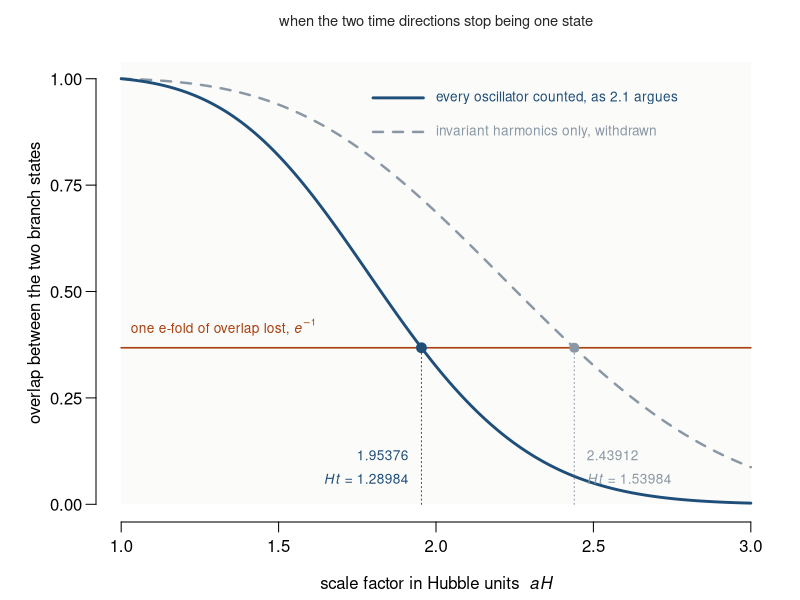
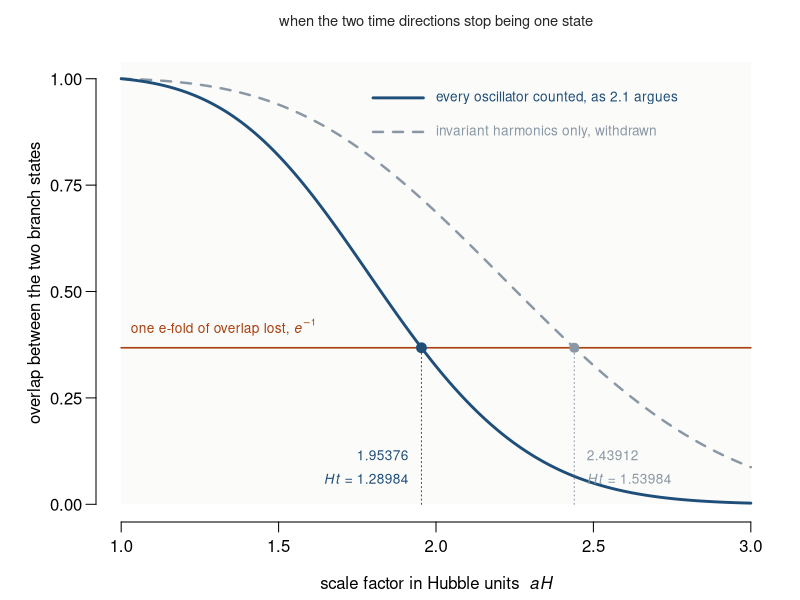

These charts were generated, in order, by the following R code:
#!/usr/bin/env Rscript
# fig_overlap_threshold.R -- Section 2: when the two time directions stop being one state.
#
# The cosmology paper's 4.1 gives the overlap of the two branch states on closed de Sitter as
#     log |<E-|E+>| = -(N_f/4) sum_{n>=2} d_n log[1 + A^4(A^2-1) / (n^2 (n^2-1)^2)],   A = aH,
# and the whole question is which d_n. Counting every oscillator, d_n = n^2. Counting only the
# P_perp-invariant harmonics, d_n is the sum of (2l+1) over EVEN l, because P_perp acts as
# (-1)^l and so SPLITS each level rather than signing it.
#
# Section 2.1 settles it: the branch states are Gaussian in each mode coordinate, and a Gaussian
# in q^2 cannot tell +q from -q, so the projector acts as the identity on every mode whatever
# the parity of its harmonic. Restricting the physical states removes no oscillator, and the
# ungauged count is the one that applies. An earlier draft used the gauged one and put the
# threshold 19 per cent later, and that delay is withdrawn.
# Arithmetic: separate_ways/tangents/info/wdw_weights.R

dn_ungauged <- function(n) n^2
dn_gauged   <- function(n) { l <- 0:(n-1); sum((2*l+1)[l %% 2 == 0]) }
# d_n does not depend on A, so build both vectors once. Recomputing them inside the sum made
# this script take minutes instead of a second.
NMAX <- 4000
NN   <- 2:NMAX
DEN  <- NN^2 * (NN^2 - 1)^2
D_UN <- sapply(NN, dn_ungauged)
D_GA <- sapply(NN, dn_gauged)
logov <- function(A, d, Nf = 1) -(Nf/4) * sum(d * log(1 + A^4*(A^2-1)/DEN))
Aun <- uniroot(function(A) logov(A, D_UN) + 1, c(1.2, 3.5), tol = 1e-12)$root
Aga <- uniroot(function(A) logov(A, D_GA)   + 1, c(1.2, 4.5), tol = 1e-12)$root
cat("=== the decoherence threshold, both counts ===\n\n")
cat(sprintf("  ungauged (every oscillator):   aH = %.5f,  Ht = acosh(aH) = %.5f\n", Aun, acosh(Aun)))
cat(sprintf("  gauged   (invariant harmonics): aH = %.5f,  Ht = acosh(aH) = %.5f\n", Aga, acosh(Aga)))
cat(sprintf("  the gauged reading is %.1f per cent later in aH and %.1f per cent later in Ht,\n",
            100*(Aga/Aun - 1), 100*(acosh(Aga)/acosh(Aun) - 1)))
cat("  and it is the one withdrawn. The paper quotes the Ht figure, which is the proper time.\n")
stopifnot(abs(Aun - 1.95376) < 5e-6, abs(Aga - 2.43912) < 5e-6,
          abs(acosh(Aun) - 1.28984) < 1e-4, abs(acosh(Aga) - 1.53984) < 1e-4)
cat("\n  at n = 2 the four harmonics split one invariant and three not:")
cat(sprintf(" %d against %d\n", dn_gauged(2), dn_ungauged(2)))
stopifnot(dn_gauged(2) == 1, dn_ungauged(2) == 4)

ink <- "grey15"; c1 <- "#1f4e79"; c2 <- "#8a97a4"; mark <- "#a8400f"
draw <- function() {
  par(mar = c(3.9, 4.8, 2.2, 1.2), mgp = c(2.6, 0.7, 0), xpd = FALSE)
  A <- seq(1.0, 3.0, by = 0.004)
  un <- sapply(A, function(a) exp(logov(a, D_UN)))
  ga <- sapply(A, function(a) exp(logov(a, D_GA)))
  plot(NA, xlim = c(1, 3), ylim = c(0, 1.04), axes = FALSE,
       xlab = expression(paste("scale factor in Hubble units  ", italic(aH))),
       ylab = "overlap between the two branch states")
  rect(1, 0, 3, 1.04, col = "#fbfbfa", border = NA)
  axis(1, at = seq(1, 3, 0.5)); axis(2, at = seq(0, 1, 0.25), las = 1)
  segments(1, exp(-1), 3, exp(-1), col = mark, lwd = 1.6)
  text(1.03, exp(-1) + 0.048, expression(paste("one e-fold of overlap lost, ", italic(e)^-1)),
       col = mark, cex = 0.82, adj = 0)
  lines(A, ga, col = c2, lwd = 2.4, lty = 2)
  lines(A, un, col = c1, lwd = 2.8)
  points(Aun, exp(-1), pch = 19, cex = 1.3, col = c1)
  points(Aga, exp(-1), pch = 19, cex = 1.2, col = c2)
  segments(Aun, 0, Aun, exp(-1), col = c1, lty = 3); segments(Aga, 0, Aga, exp(-1), col = c2, lty = 3)
  text(Aun - 0.04, 0.115, "1.95376", col = c1, cex = 0.82, adj = 1)
  text(Aun - 0.04, 0.060, expression(paste(italic(Ht), " = 1.28984")), col = c1, cex = 0.82, adj = 1)
  text(Aga + 0.04, 0.115, "2.43912", col = c2, cex = 0.82, adj = 0)
  text(Aga + 0.04, 0.060, expression(paste(italic(Ht), " = 1.53984")), col = c2, cex = 0.82, adj = 0)
  # placed in the upper right, which both curves have left by aH = 2.2
  segments(1.80, 0.955, 1.96, 0.955, col = c1, lwd = 2.8)
  text(2.00, 0.955, "every oscillator counted, as 2.1 argues", col = c1, cex = 0.82, adj = 0)
  segments(1.80, 0.875, 1.96, 0.875, col = c2, lwd = 2.4, lty = 2)
  text(2.00, 0.875, "invariant harmonics only, withdrawn", col = c2, cex = 0.82, adj = 0)
  mtext("when the two time directions stop being one state", side = 3, line = 0.7,
        cex = 0.88, col = ink)
}
for (f in c("paper/fig_companion_overlap.pdf", "paper/fig_companion_overlap.png")) {
  if (grepl("pdf$", f)) pdf(f, width = 7.4, height = 4.4) else png(f, width = 1150, height = 685, res = 150)
  draw(); invisible(dev.off()); cat("  wrote", f, "\n")
}
